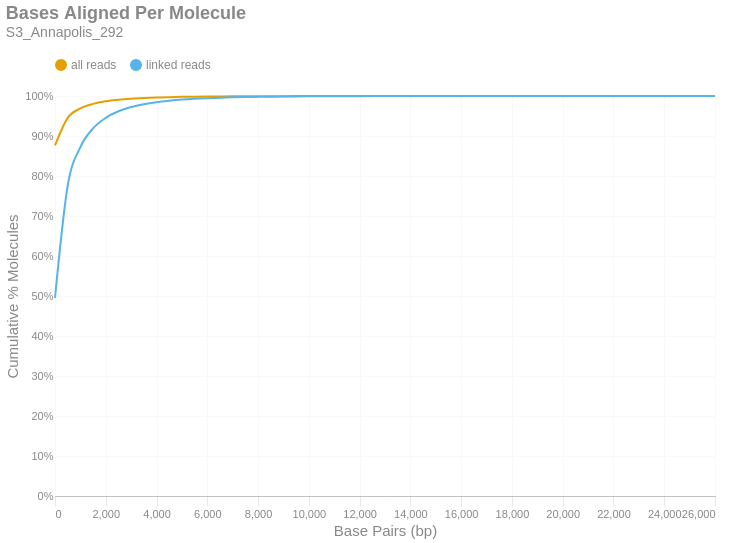

Source (notebook cell):
### Markdown cell above
### Bases Aligned Per Molecule
This is a cumulative frequency distribution showing the number of base pairs aligned per unique molecule. These data are shown in 500 bp bins. There are two distributions: one with `all reads` (yellow) and another with only `linked reads` (blue). The percent of molecules in the `linked reads` distribution is relative to the total number of linked molecules.

### Code cell
if SKIPLR:
    print_html(f"Skipped")
else:
    binned_df = consolidated_hist(valids['aligned_bp'], mask, 500, True)
    with SafeRender(binned_df):
        (
            density_plot(binned_df, 'Bases Aligned Per Molecule', samplename, 'basesper')
            .encode(
                x=alt.X('bin:Q', title="Base Pairs (bp)").axis(tickMinStep=500).scale(padding=0),
                y=alt.Y('value:Q', title='Cumulative % Molecules')
                    .axis(format='%')
                    .scale(domain = [0,1])
                    .stack(False),
                color=alt.Color("key:N").scale(domain = ["all reads", "linked reads"]),
                tooltip = [
                    alt.Tooltip("key:N", title = "Data Type"),
                    alt.Tooltip("range_label:N", title="Bases Aligned Per Molecule"),
                    alt.Tooltip("value:Q", format = ".2%", title="% Molecules (Cum.)")
                ]
            )
        ).display()

### Figure 1 — Vega-Lite specification as saved in the notebook (floating-point values rounded to 4 significant figures)
{"width": "container", "height": 400, "config": {"title": {"anchor": "start", "dy": -15, "fontSize": 18, "color": "#888888", "subtitleColor": "#888888", "subtitleFontSize": 14}, "arc": {"fill": "#0072B2"}, "axis": {"domainColor": "#888888", "domainWidth": 0.5, "gridWidth": 0.2, "grid": false, "titleFontWeight": 400, "titleFontSize": 15, "labelFontSize": 11, "labelColor": "#888888", "tickColor": "#888888", "tickWidth": 0.2, "titleColor": "#888888"}, "axisBand": {"grid": false}, "axisX": {"grid": true, "tickSize": 10, "domainCap": "round"}, "axisY": {"domain": false, "grid": true, "tickSize": 0, "domainCap": "round"}, "background": "transparent", "header": {"labelFontSize": 15, "labelColor": "#888888", "titleFontSize": 15, "titleFontWeight": 600, "titleColor": "#888888"}, "legend": {"labelFont": "sans-serif", "labelFontSize": 12, "labelColor": "#888888", "symbolSize": 100, "symbolType": "circle", "titleFontSize": 12, "titlePadding": 10, "titleColor": "#888888", "title": null, "orient": "top"}, "range": {"category": ["#E69F00", "#56B4E9", "#009E73", "#F0E442", "#0072B2", "#D55E00", "#CC79A7", "#000000"], "diverging": ["#cfe8f3", "#a2d4ec", "#73bfe2", "#46abdb", "#1696d2", "#12719e"]}, "area": {"fill": "#0072B2", "fillOpacity": 0.7, "line": true, "strokeOpacity": 0.7}, "line": {"color": "#0072B2", "stroke": "#0072B2", "strokeWidth": 2}, "trail": {"color": "#0072B2", "stroke": "#0072B2", "strokeWidth": 0, "size": 1}, "point": {"filled": true, "fillOpacity": 1.0, "size": 95}, "text": {"color": "#888888", "fontSize": 11, "align": "right", "fontWeight": 400, "size": 11}, "bar": {"fill": "#0072B2", "stroke": null}, "view": {"stroke": null, "continuousWidth": 660, "continuousHeight": 400}}, "data": {"name": "data-1375bfdffbdff89c3a12458a7b55d858"}, "mark": {"type": "line", "interpolate": "monotone", "point": {"opacity": 0, "size": 275}}, "encoding": {"color": {"field": "key", "scale": {"domain": ["all reads", "linked reads"]}, "type": "nominal"}, "tooltip": [{"field": "key", "title": "Data Type", "type": "nominal"}, {"field": "range_label", "title": "Bases Aligned Per Molecule", "type": "nominal"}, {"field": "value", "format": ".2%", "title": "% Molecules (Cum.)", "type": "quantitative"}], "x": {"axis": {"tickMinStep": 500}, "field": "bin", "scale": {"padding": 0}, "title": "Base Pairs (bp)", "type": "quantitative"}, "y": {"axis": {"format": "%"}, "field": "value", "scale": {"domain": [0, 1]}, "stack": false, "title": "Cumulative % Molecules", "type": "quantitative"}}, "params": [{"name": "param_c36ac31b6afebe62", "select": {"type": "point", "fields": ["key"]}, "bind": "legend"}], "title": {"text": "Bases Aligned Per Molecule", "subtitle": "S3_Annapolis_292"}, "transform": [{"fold": ["all reads (cumsum)", "linked reads (cumsum)"]}, {"calculate": "replace(datum.key, ' (cumsum)', '')", "as": "key"}, {"filter": {"param": "param_c36ac31b6afebe62"}}], "usermeta": {"embedOptions": {"downloadFileName": "S3_Annapolis_292.basesper"}}, "$schema": "https://vega.github.io/schema/vega-lite/v6.1.0.json", "datasets": {"data-1375bfdffbdff89c3a12458a7b55d858": [{"bin": "0.0", "interval": "0.0-500.0", "all reads": 0.8766, "linked reads": 0.4952, "all reads (cumsum)": 0.8766, "linked reads (cumsum)": 0.4952, "range_label": "0-499"}, {"bin": "500.0", "interval": "500.0-1000.0", "all reads": 0.06885, "linked reads": 0.2805, "all reads (cumsum)": 0.9454, "linked reads (cumsum)": 0.7757, "range_label": "500-999"}, {"bin": "1000.0", "interval": "1000.0-1500.0", "all reads": 0.02356, "linked reads": 0.09667, "all reads (cumsum)": 0.969, "linked reads (cumsum)": 0.8723, "range_label": "1000-1499"}, {"bin": "1500.0", "interval": "1500.0-2000.0", "all reads": 0.01139, "linked reads": 0.04687, "all reads (cumsum)": 0.9804, "linked reads (cumsum)": 0.9192, "range_label": "1500-1999"}, {"bin": "2000.0", "interval": "2000.0-2500.0", "all reads": 0.006388, "linked reads": 0.02628, "all reads (cumsum)": 0.9867, "linked reads (cumsum)": 0.9455, "range_label": "2000-2499"}, {"bin": "2500.0", "interval": "2500.0-3000.0", "all reads": 0.00396, "linked reads": 0.01629, "all reads (cumsum)": 0.9907, "linked reads (cumsum)": 0.9618, "range_label": "2500-2999"}, {"bin": "3000.0", "interval": "3000.0-3500.0", "all reads": 0.002579, "linked reads": 0.01061, "all reads (cumsum)": 0.9933, "linked reads (cumsum)": 0.9724, "range_label": "3000-3499"}, {"bin": "3500.0", "interval": "3500.0-4000.0", "all reads": 0.001708, "linked reads": 0.007028, "all reads (cumsum)": 0.995, "linked reads (cumsum)": 0.9794, "range_label": "3500-3999"}, {"bin": "4000.0", "interval": "4000.0-4500.0", "all reads": 0.001238, "linked reads": 0.005095, "all reads (cumsum)": 0.9962, "linked reads (cumsum)": 0.9845, "range_label": "4000-4499"}, {"bin": "4500.0", "interval": "4500.0-5000.0", "all reads": 0.0009076, "linked reads": 0.003735, "all reads (cumsum)": 0.9971, "linked reads (cumsum)": 0.9882, "range_label": "4500-4999"}, {"bin": "5000.0", "interval": "5000.0-5500.0", "all reads": 0.0006721, "linked reads": 0.002765, "all reads (cumsum)": 0.9978, "linked reads (cumsum)": 0.991, "range_label": "5000-5499"}, {"bin": "5500.0", "interval": "5500.0-6000.0", "all reads": 0.0004928, "linked reads": 0.002028, "all reads (cumsum)": 0.9983, "linked reads (cumsum)": 0.993, "range_label": "5500-5999"}, {"bin": "6000.0", "interval": "6000.0-6500.0", "all reads": 0.0003451, "linked reads": 0.00142, "all reads (cumsum)": 0.9987, "linked reads (cumsum)": 0.9945, "range_label": "6000-6499"}, {"bin": "6500.0", "interval": "6500.0-7000.0", "all reads": 0.0002962, "linked reads": 0.001219, "all reads (cumsum)": 0.9989, "linked reads (cumsum)": 0.9957, "range_label": "6500-6999"}, {"bin": "7000.0", "interval": "7000.0-7500.0", "all reads": 0.0002243, "linked reads": 0.0009227, "all reads (cumsum)": 0.9992, "linked reads (cumsum)": 0.9966, "range_label": "7000-7499"}, {"bin": "7500.0", "interval": "7500.0-8000.0", "all reads": 0.0001739, "linked reads": 0.0007157, "all reads (cumsum)": 0.9993, "linked reads (cumsum)": 0.9973, "range_label": "7500-7999"}, {"bin": "8000.0", "interval": "8000.0-8500.0", "all reads": 0.0001258, "linked reads": 0.0005175, "all reads (cumsum)": 0.9995, "linked reads (cumsum)": 0.9978, "range_label": "8000-8499"}, {"bin": "8500.0", "interval": "8500.0-9000.0", "all reads": 0.0001088, "linked reads": 0.0004475, "all reads (cumsum)": 0.9996, "linked reads (cumsum)": 0.9983, "range_label": "8500-8999"}, {"bin": "9000.0", "interval": "9000.0-9500.0", "all reads": 8.538e-05, "linked reads": 0.0003513, "all reads (cumsum)": 0.9997, "linked reads (cumsum)": 0.9986, "range_label": "9000-9499"}, {"bin": "9500.0", "interval": "9500.0-10000.0", "all reads": 7.263e-05, "linked reads": 0.0002988, "all reads (cumsum)": 0.9997, "linked reads (cumsum)": 0.9989, "range_label": "9500-9999"}, {"bin": "10000.0", "interval": "10000.0-10500.0", "all reads": 5.385e-05, "linked reads": 0.0002216, "all reads (cumsum)": 0.9998, "linked reads (cumsum)": 0.9991, "range_label": "10000-10499"}, {"bin": "10500.0", "interval": "10500.0-11000.0", "all reads": 4.322e-05, "linked reads": 0.0001778, "all reads (cumsum)": 0.9998, "linked reads (cumsum)": 0.9993, "range_label": "10500-10999"}, {"bin": "11000.0", "interval": "11000.0-11500.0", "all reads": 3.401e-05, "linked reads": 0.0001399, "all reads (cumsum)": 0.9999, "linked reads (cumsum)": 0.9995, "range_label": "11000-11499"}, {"bin": "11500.0", "interval": "11500.0-12000.0", "all reads": 2.905e-05, "linked reads": 0.0001195, "all reads (cumsum)": 0.9999, "linked reads (cumsum)": 0.9996, "range_label": "11500-11999"}, {"bin": "12000.0", "interval": "12000.0-12500.0", "all reads": 2.374e-05, "linked reads": 9.767e-05, "all reads (cumsum)": 0.9999, "linked reads (cumsum)": 0.9997, "range_label": "12000-12499"}, {"bin": "12500.0", "interval": "12500.0-13000.0", "all reads": 1.275e-05, "linked reads": 5.248e-05, "all reads (cumsum)": 0.9999, "linked reads (cumsum)": 0.9997, "range_label": "12500-12999"}, {"bin": "13000.0", "interval": "13000.0-13500.0", "all reads": 1.134e-05, "linked reads": 4.665e-05, "all reads (cumsum)": 0.9999, "linked reads (cumsum)": 0.9998, "range_label": "13000-13499"}, {"bin": "13500.0", "interval": "13500.0-14000.0", "all reads": 1.063e-05, "linked reads": 4.373e-05, "all reads (cumsum)": 1.0, "linked reads (cumsum)": 0.9998, "range_label": "13500-13999"}, {"bin": "14000.0", "interval": "14000.0-14500.0", "all reads": 5.668e-06, "linked reads": 2.332e-05, "all reads (cumsum)": 1.0, "linked reads (cumsum)": 0.9998, "range_label": "14000-14499"}, {"bin": "14500.0", "interval": "14500.0-15000.0", "all reads": 6.731e-06, "linked reads": 2.77e-05, "all reads (cumsum)": 1.0, "linked reads (cumsum)": 0.9999, "range_label": "14500-14999"}, {"bin": "15000.0", "interval": "15000.0-15500.0", "all reads": 6.731e-06, "linked reads": 2.77e-05, "all reads (cumsum)": 1.0, "linked reads (cumsum)": 0.9999, "range_label": "15000-15499"}, {"bin": "15500.0", "interval": "15500.0-16000.0", "all reads": 4.606e-06, "linked reads": 1.895e-05, "all reads (cumsum)": 1.0, "linked reads (cumsum)": 0.9999, "range_label": "15500-15999"}, {"bin": "16000.0", "interval": "16000.0-16500.0", "all reads": 3.543e-06, "linked reads": 1.458e-05, "all reads (cumsum)": 1.0, "linked reads (cumsum)": 0.9999, "range_label": "16000-16499"}, {"bin": "16500.0", "interval": "16500.0-17000.0", "all reads": 4.606e-06, "linked reads": 1.895e-05, "all reads (cumsum)": 1.0, "linked reads (cumsum)": 1.0, "range_label": "16500-16999"}, {"bin": "17000.0", "interval": "17000.0-17500.0", "all reads": 1.417e-06, "linked reads": 5.831e-06, "all reads (cumsum)": 1.0, "linked reads (cumsum)": 1.0, "range_label": "17000-17499"}, {"bin": "17500.0", "interval": "17500.0-18000.0", "all reads": 3.543e-07, "linked reads": 1.458e-06, "all reads (cumsum)": 1.0, "linked reads (cumsum)": 1.0, "range_label": "17500-17999"}, {"bin": "18000.0", "interval": "18000.0-18500.0", "all reads": 7.085e-07, "linked reads": 2.915e-06, "all reads (cumsum)": 1.0, "linked reads (cumsum)": 1.0, "range_label": "18000-18499"}, {"bin": "18500.0", "interval": "18500.0-19000.0", "all reads": 1.417e-06, "linked reads": 5.831e-06, "all reads (cumsum)": 1.0, "linked reads (cumsum)": 1.0, "range_label": "18500-18999"}, {"bin": "19000.0", "interval": "19000.0-19500.0", "all reads": 1.771e-06, "linked reads": 7.289e-06, "all reads (cumsum)": 1.0, "linked reads (cumsum)": 1.0, "range_label": "19000-19499"}, {"bin": "19500.0", "interval": "19500.0-20000.0", "all reads": 1.063e-06, "linked reads": 4.373e-06, "all reads (cumsum)": 1.0, "linked reads (cumsum)": 1.0, "range_label": "19500-19999"}, {"bin": "20000.0", "interval": "20000.0-20500.0", "all reads": 7.085e-07, "linked reads": 2.915e-06, "all reads (cumsum)": 1.0, "linked reads (cumsum)": 1.0, "range_label": "20000-20499"}, {"bin": "20500.0", "interval": "20500.0-21000.0", "all reads": 3.543e-07, "linked reads": 1.458e-06, "all reads (cumsum)": 1.0, "linked reads (cumsum)": 1.0, "range_label": "20500-20999"}, {"bin": "21000.0", "interval": "21000.0-21500.0", "all reads": 7.085e-07, "linked reads": 2.915e-06, "all reads (cumsum)": 1.0, "linked reads (cumsum)": 1.0, "range_label": "21000-21499"}, {"bin": "21500.0", "interval": "21500.0-22000.0", "all reads": 3.543e-07, "linked reads": 1.458e-06, "all reads (cumsum)": 1.0, "linked reads (cumsum)": 1.0, "range_label": "21500-21999"}, {"bin": "22000.0", "interval": "22000.0-22500.0", "all reads": 0.0, "linked reads": 0.0, "all reads (cumsum)": 1.0, "linked reads (cumsum)": 1.0, "range_label": "22000-22499"}, {"bin": "22500.0", "interval": "22500.0-23000.0", "all reads": 3.543e-07, "linked reads": 1.458e-06, "all reads (cumsum)": 1.0, "linked reads (cumsum)": 1.0, "range_label": "22500-22999"}, {"bin": "23000.0", "interval": "23000.0-23500.0", "all reads": 0.0, "linked reads": 0.0, "all reads (cumsum)": 1.0, "linked reads (cumsum)": 1.0, "range_label": "23000-23499"}, {"bin": "23500.0", "interval": "23500.0-24000.0", "all reads": 3.543e-07, "linked reads": 1.458e-06, "all reads (cumsum)": 1.0, "linked reads (cumsum)": 1.0, "range_label": "23500-23999"}, {"bin": "24000.0", "interval": "24000.0-24500.0", "all reads": 0.0, "linked reads": 0.0, "all reads (cumsum)": 1.0, "linked reads (cumsum)": 1.0, "range_label": "24000-24499"}, {"bin": "24500.0", "interval": "24500.0-25000.0", "all reads": 3.543e-07, "linked reads": 1.458e-06, "all reads (cumsum)": 1.0, "linked reads (cumsum)": 1.0, "range_label": "24500-24999"}, {"bin": "25000.0", "interval": "25000.0-25500.0", "all reads": 7.085e-07, "linked reads": 2.915e-06, "all reads (cumsum)": 1.0, "linked reads (cumsum)": 1.0, "range_label": "25000-25499"}, {"bin": "25500.0", "interval": "25500.0-26000.0", "all reads": 0.0, "linked reads": 0.0, "all reads (cumsum)": 1.0, "linked reads (cumsum)": 1.0, "range_label": "25500-25999"}, {"bin": "26000.0", "interval": "26000.0-26500.0", "all reads": 3.543e-07, "linked reads": 1.458e-06, "all reads (cumsum)": 1.0, "linked reads (cumsum)": 1.0, "range_label": "26000-26499"}]}}
